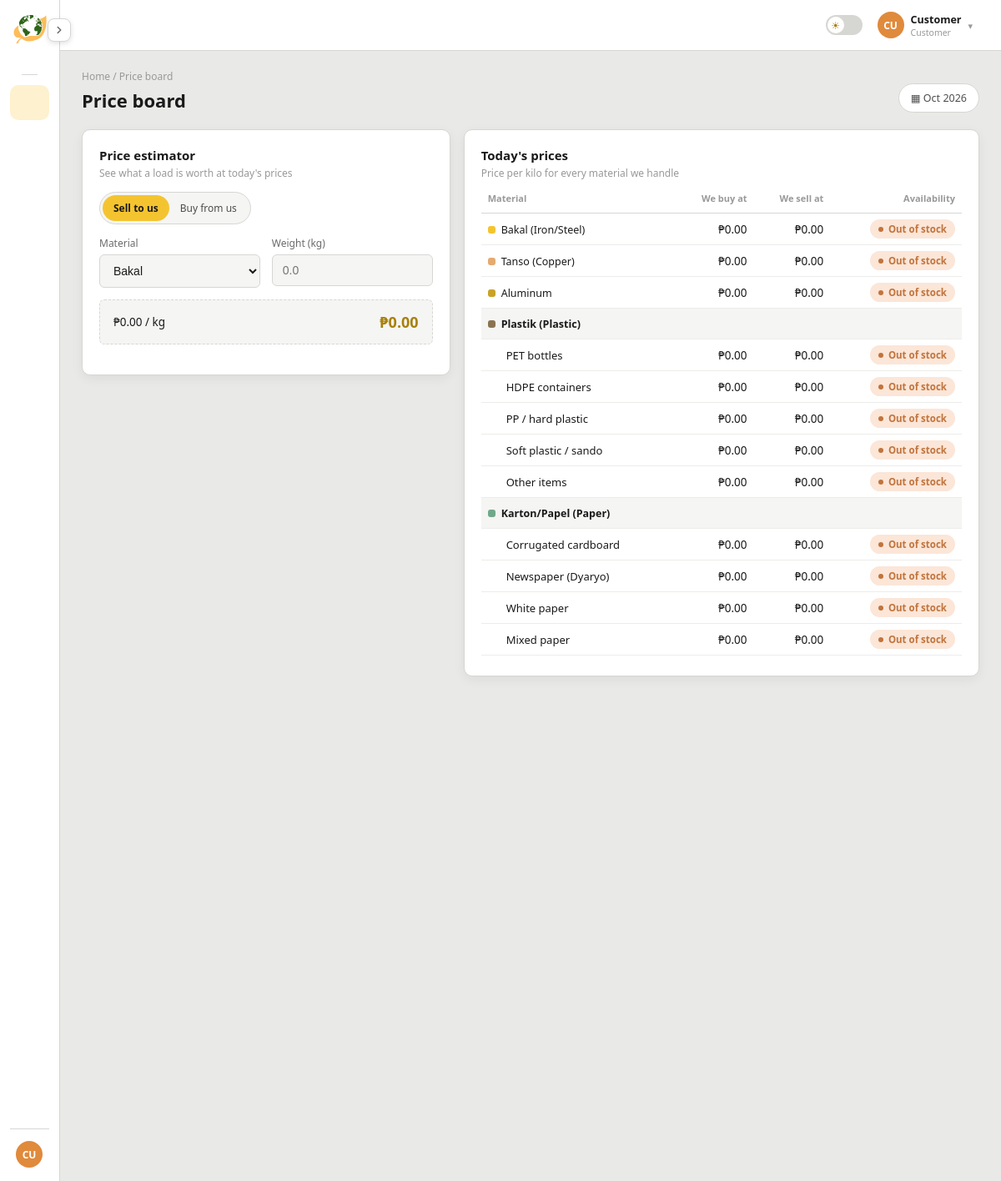
The app's page /prices.php (signed in) with its own data.
### tables this page shows
CREATE TABLE items (
  id INT AUTO_INCREMENT PRIMARY KEY,
  category_id INT NOT NULL,
  name VARCHAR(60) NOT NULL,
  sell_price DECIMAL(10,2) NOT NULL DEFAULT 0,
  markup_pct DECIMAL(5,2) NOT NULL DEFAULT 25,
  buy_price DECIMAL(10,2) NOT NULL DEFAULT 0,
  is_other TINYINT(1) NOT NULL DEFAULT 0,
  sort_order INT NOT NULL DEFAULT 0,
  UNIQUE KEY uq_item (category_id, name),
  FOREIGN KEY (category_id) REFERENCES categories(id)
);

CREATE TABLE categories (
  id INT AUTO_INCREMENT PRIMARY KEY,
  code VARCHAR(20) NOT NULL UNIQUE,
  label VARCHAR(60) NOT NULL,
  short_name VARCHAR(30) NOT NULL,
  color CHAR(7) NOT NULL,
  capacity_kg DECIMAL(10,2) NOT NULL DEFAULT 500,
  sort_order INT NOT NULL DEFAULT 0
);

### includes/data.php (called while the page is built, shortened)
<?php
function load_categories($pdo){
    $cats = $pdo->query('SELECT id, code, label, short_name, color, capacity_kg FROM categories ORDER BY sort_order')->fetchAll();
    $rows = $pdo->query("SELECT i.id, i.category_id, i.name, i.is_other, i.sell_price, i.markup_pct, i.buy_price,
            (SELECT COALESCE(SUM(kg), 0) FROM stock_entries WHERE item_id = i.id)
          - (SELECT COALESCE(SUM(kg), 0) FROM sales WHERE item_id = i.id)
          - (SELECT COALESCE(SUM(kg), 0) FROM removals WHERE item_id = i.id) AS stock
        FROM items i ORDER BY i.sort_order, i.id")->fetchAll();
    $by = [];
    foreach($rows as $r){
        $by[$r['category_id']][] = [
            'id' => (int)$r['id'], 'name' => $r['name'], 'other' => (int)$r['is_other'],
            'sell' => (float)$r['sell_price'], 'buy' => (float)$r['buy_price'], 'markup' => (float)$r['markup_pct'],
            'stock' => max(round((float)$r['stock'], 2), 0),
        ];
    }
    return array_map(function($c) use ($by){
        $list = array_map(function($i) use ($c){
            $i['cat'] = $c['code'];
            return $i;
        }, $by[$c['id']] ?? []);
        $stock = array_sum(array_column($list, 'stock'));
        $value = array_sum(array_map(function($i){ return $i['stock'] * $i['buy']; }, $list));
        $proj = array_sum(array_map(function($i){ return $i['stock'] * $i['sell']; }, $list));
        $cap = (float)$c['capacity_kg'] > 0 ? min(100, round($stock / (float)$c['capacity_kg'] * 100)) : 0;
        return [
            'code' => $c['code'], 'label' => $c['label'], 'short_name' => $c['short_name'], 'color' => $c['color'],
            'stock' => round($stock, 2), 'cap' => $cap, 'value' => round($value, 2), 'proj' => round($proj, 2), 'items' => $list,
        ];
    }, $cats);
}

### includes/auth.php (called while the page is built, shortened)
<?php
function e($s){
    return htmlspecialchars((string)$s, ENT_QUOTES, 'UTF-8');
}

### prices.php (the view, shortened to what this page needs)
<?php
require_once __DIR__ . '/includes/auth.php';
include __DIR__ . '/includes/header.php';
require_once __DIR__ . '/includes/data.php';
$cats = load_categories($pdo);
?>
<section class="panel active" id="panel-prices">
  <div class="split">
    <div class="card">
      <div class="cardHead"><div><h2>Price estimator</h2><div class="cardDesc">See what a load is worth at today's prices</div></div></div>
      <form onsubmit="return false">
        <div class="seg pbSeg" id="pbMode">
          <button type="button" class="active" data-mode="buy">Sell to us</button>
          <button type="button" data-mode="sell">Buy from us</button>
        </div>
        <div class="formGrid">
          <div><label for="pbItem">Material</label><select id="pbItem"></select></div>
          <div><label for="pbKg">Weight (kg)</label><input type="number" id="pbKg" step="0.01" min="0" placeholder="0.0"></div>
        </div>
        <div class="previewBox"><span id="pbRate">₱0.00 / kg</span><span class="amt" id="pbTotal">₱0.00</span></div>
      </form>
    </div>
    <div class="card">
      <div class="cardHead"><div><h2>Today's prices</h2><div class="cardDesc">Price per kilo for every material we handle</div></div></div>
      <div class="tableWrap scrollBox lgScroll"><table class="lgTable">
        <thead><tr><th>Material</th><th class="num">We buy at</th><th class="num">We sell at</th><th class="num">Availability</th></tr></thead>
        <tbody>
<?php foreach($cats as $c): $multi = count($c['items']) > 1; ?>
<?php if($multi): ?>
          <tr class="lgGroup"><td colspan="4"><span class="catChip"><i style="background:<?= e($c['color']) ?>"></i><?= e($c['label']) ?></span></td></tr>
<?php endif; ?>
<?php foreach($c['items'] as $i): ?>
          <tr class="lgRow<?= $multi ? ' lgSub' : '' ?>">
            <td><?php if($multi): ?><?= e($i['other'] ? 'Other items' : $i['name']) ?><?php else: ?><span class="catChip"><i style="background:<?= e($c['color']) ?>"></i><?= e($c['label']) ?></span><?php endif; ?></td>
            <td class="num">₱<?= number_format($i['buy'], 2) ?></td>
            <td class="num">₱<?= number_format($i['sell'], 2) ?></td>
            <td class="num"><span class="badge <?= $i['stock'] > 0 ? 'pos' : 'high' ?>"><?= $i['stock'] > 0 ? 'In stock' : 'Out of stock' ?></span></td>
          </tr>
<?php endforeach; endforeach; ?>
        </tbody>
      </table></div>
    </div>
  </div>
</section>
<?php
include __DIR__ . '/includes/footer.php';

### assets/css/style.css (style rules this page uses)
* { box-sizing:border-box; }
body { margin:0; min-height:100vh; background:#e9e9e7; color:#1a1a1a; font-family:"Segoe UI", Tahoma, Geneva, sans-serif; }
h1,h2,h3 { margin:0; }
button { font-family:inherit; cursor:pointer; }
.panel { display:none; }
.panel.active { display:block; }
.card { background:#fff; border:1px solid #d6d6d3; border-radius:10px; padding:20px; box-shadow:0 4px 14px rgba(0,0,0,0.06); }
.cardHead { display:flex; align-items:center; justify-content:space-between; margin-bottom:14px; flex-wrap:wrap; gap:10px; }
.cardHead h2 { font-size:15px; font-weight:700; }
.cardDesc { font-size:12px; color:#999; margin-top:3px; }
table { width:100%; border-collapse:collapse; font-size:13.5px; }
thead th { text-align:left; font-size:11px; color:#999; font-weight:600; padding:0 12px 10px; border-bottom:1px solid #d6d6d3; }
tbody td { padding:12px; border-bottom:1px solid #ececea; vertical-align:middle; }
.num { text-align:right; }
td.num, th.num { text-align:right; }
.badge { display:inline-flex; align-items:center; gap:6px; font-size:11.5px; padding:4px 10px; border-radius:12px; font-weight:600; }
.badge.high { background:#fbe6d8; color:#c1743c; }
.badge::before { content:''; width:6px; height:6px; border-radius:50%; background:currentColor; }
.catChip { display:inline-flex; align-items:center; gap:7px; font-size:12.5px; }
.catChip i { width:9px; height:9px; border-radius:3px; flex-shrink:0; }
form label { display:block; font-size:12px; color:#6b6b6b; margin-bottom:5px; }
form select, form input { width:100%; padding:10px 12px; background:#f5f5f3; border:1px solid #d6d6d3; border-radius:6px; color:#1a1a1a; font-size:14px; outline:none; }
.previewBox { background:#f5f5f3; border:1px dashed #d6d6d3; border-radius:6px; padding:14px 16px; display:flex; justify-content:space-between; align-items:center; margin-bottom:16px; font-size:13.5px; }
.previewBox .amt { font-size:18px; color:#a8800c; font-weight:700; }
.seg { display:inline-flex; background:#f5f5f3; border:1px solid #d6d6d3; border-radius:20px; padding:3px; }
.seg button { background:none; border:none; color:#4d4d4d; padding:7px 13px; border-radius:16px; font-size:12px; display:flex; align-items:center; gap:6px; }
.seg button.active { background:#f4c430; color:#1a1a1a; font-weight:700; }
.tableWrap { width:100%; overflow-x:auto; -webkit-overflow-scrolling:touch; }
.tableWrap table { min-width:520px; }
.scrollBox { max-height:250px; overflow-y:auto; }
.scrollBox thead th { position:sticky; top:0; background:#fff; z-index:1; }
:root { --rail:72px; --navW:244px; --card:#fff; --line:#d6d6d3; --soft:#f5f5f3; --muted:#6b6b6b; --gold:#f4c430; --goldInk:#a8800c; --stage:#cfcfcb; }
.split { display:grid; grid-template-columns:minmax(300px, 5fr) minmax(0, 7fr); gap:16px; align-items:start; margin-bottom:20px; }
form .formGrid { display:grid; grid-template-columns:1fr 1fr; gap:14px; margin-bottom:14px; }
.lgScroll.scrollBox { max-height:560px; }
.tableWrap .lgTable { min-width:0; }
.lgTable thead th { padding-left:8px; padding-right:8px; }
.lgTable tbody td { padding:7px 8px; }
.lgTable td.num { white-space:nowrap; }
.lgTable .lgGroup td { background:var(--soft); font-weight:600; padding-top:9px; padding-bottom:9px; }
.lgTable .lgSub td:first-child { padding-left:30px; font-size:13px; }
.pbSeg { margin-bottom:14px; }

### records on screen
items: category.label "Bakal (Iron/Steel)", is_other "0.00", shows "Out of stock"
items: category.label "Tanso (Copper)", is_other "0.00", shows "Out of stock"
items: label "Aluminum", is_other "0.00", shows "Out of stock"
categories: label "Plastik (Plastic)", name "Other items", buy "0.00", sell "0.00"
items: name "PET bottles", is_other "0.00", shows "Out of stock"
items: name "HDPE containers", is_other "0.00", shows "Out of stock"
items: name "PP / hard plastic", is_other "0.00", shows "Out of stock"
items: name "Soft plastic / sando", is_other "0.00", shows "Out of stock"
categories: label "Karton/Papel (Paper)"
items: name "Corrugated cardboard", is_other "0.00", shows "Out of stock"
items: name "Newspaper (Dyaryo)", is_other "0.00", shows "Out of stock"
items: name "White paper", is_other "0.00", shows "Out of stock"
items: name "Mixed paper", is_other "0.00", shows "Out of stock"

### other values on screen
$user['initials'] "CU"
$user['name'] "Customer"
$user['label'] "Customer"
$titles[$page] "Price board"
